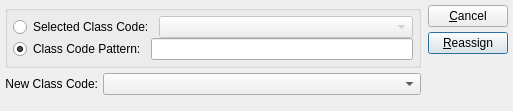
<?xml version="1.0" encoding="UTF-8"?>
<ui version="4.0">
 <comment>This file is part of the xTuple ERP: PostBooks Edition, a free and
open source Enterprise Resource Planning software suite,
Copyright (c) 1999-2018 by OpenMFG LLC, d/b/a xTuple.
It is licensed to you under the Common Public Attribution License
version 1.0, the full text of which (including xTuple-specific Exhibits)
is available at www.xtuple.com/CPAL.  By using this software, you agree
to be bound by its terms.</comment>
 <class>reassignClassCodeByClassCode</class>
 <widget class="QDialog" name="reassignClassCodeByClassCode">
  <property name="geometry">
   <rect>
    <x>0</x>
    <y>0</y>
    <width>513</width>
    <height>111</height>
   </rect>
  </property>
  <property name="windowTitle">
   <string>Reassign Class Code by Class Code</string>
  </property>
  <layout class="QHBoxLayout">
   <property name="spacing">
    <number>7</number>
   </property>
   <property name="margin">
    <number>5</number>
   </property>
   <item>
    <layout class="QVBoxLayout">
     <property name="spacing">
      <number>0</number>
     </property>
     <property name="margin">
      <number>0</number>
     </property>
     <item>
      <layout class="QVBoxLayout">
       <property name="spacing">
        <number>5</number>
       </property>
       <property name="margin">
        <number>0</number>
       </property>
       <item>
        <widget class="QGroupBox" name="_classcodeGroup">
         <property name="title">
          <string/>
         </property>
         <layout class="QVBoxLayout">
          <property name="spacing">
           <number>0</number>
          </property>
          <property name="margin">
           <number>5</number>
          </property>
          <item>
           <layout class="QHBoxLayout">
            <property name="spacing">
             <number>5</number>
            </property>
            <property name="margin">
             <number>0</number>
            </property>
            <item>
             <widget class="QRadioButton" name="_selectedClassCode">
              <property name="text">
               <string>Selected Class Code:</string>
              </property>
             </widget>
            </item>
            <item>
             <widget class="XComboBox" name="_classCodes">
              <property name="enabled">
               <bool>false</bool>
              </property>
              <property name="sizePolicy">
               <sizepolicy hsizetype="Expanding" vsizetype="Fixed">
                <horstretch>0</horstretch>
                <verstretch>0</verstretch>
               </sizepolicy>
              </property>
             </widget>
            </item>
           </layout>
          </item>
          <item>
           <layout class="QHBoxLayout">
            <property name="spacing">
             <number>5</number>
            </property>
            <property name="margin">
             <number>0</number>
            </property>
            <item>
             <widget class="QRadioButton" name="_classCodePattern">
              <property name="text">
               <string>Class Code Pattern:</string>
              </property>
              <property name="checked">
               <bool>true</bool>
              </property>
             </widget>
            </item>
            <item>
             <widget class="XLineEdit" name="_classCode"/>
            </item>
           </layout>
          </item>
         </layout>
        </widget>
       </item>
       <item>
        <layout class="QHBoxLayout">
         <property name="spacing">
          <number>5</number>
         </property>
         <property name="margin">
          <number>0</number>
         </property>
         <item>
          <widget class="QLabel" name="_newClassCodeLit">
           <property name="text">
            <string>New Class Code:</string>
           </property>
           <property name="alignment">
            <set>Qt::AlignRight|Qt::AlignTrailing|Qt::AlignVCenter</set>
           </property>
          </widget>
         </item>
         <item>
          <widget class="XComboBox" name="_newClassCode">
           <property name="sizePolicy">
            <sizepolicy hsizetype="Expanding" vsizetype="Fixed">
             <horstretch>0</horstretch>
             <verstretch>0</verstretch>
            </sizepolicy>
           </property>
          </widget>
         </item>
        </layout>
       </item>
      </layout>
     </item>
     <item>
      <spacer>
       <property name="orientation">
        <enum>Qt::Vertical</enum>
       </property>
       <property name="sizeType">
        <enum>QSizePolicy::Expanding</enum>
       </property>
       <property name="sizeHint" stdset="0">
        <size>
         <width>20</width>
         <height>20</height>
        </size>
       </property>
      </spacer>
     </item>
    </layout>
   </item>
   <item>
    <layout class="QVBoxLayout">
     <property name="spacing">
      <number>0</number>
     </property>
     <property name="margin">
      <number>0</number>
     </property>
     <item>
      <layout class="QVBoxLayout">
       <property name="spacing">
        <number>5</number>
       </property>
       <property name="margin">
        <number>0</number>
       </property>
       <item>
        <widget class="QPushButton" name="_close">
         <property name="text">
          <string>&amp;Cancel</string>
         </property>
        </widget>
       </item>
       <item>
        <widget class="QPushButton" name="_reassign">
         <property name="text">
          <string>&amp;Reassign</string>
         </property>
         <property name="default">
          <bool>true</bool>
         </property>
        </widget>
       </item>
      </layout>
     </item>
     <item>
      <spacer>
       <property name="orientation">
        <enum>Qt::Vertical</enum>
       </property>
       <property name="sizeType">
        <enum>QSizePolicy::Expanding</enum>
       </property>
       <property name="sizeHint" stdset="0">
        <size>
         <width>20</width>
         <height>20</height>
        </size>
       </property>
      </spacer>
     </item>
    </layout>
   </item>
  </layout>
 </widget>
 <layoutdefault spacing="6" margin="11"/>
 <customwidgets>
  <customwidget>
   <class>XComboBox</class>
   <extends>QComboBox</extends>
   <header>xcombobox.h</header>
  </customwidget>
  <customwidget>
   <class>XLineEdit</class>
   <extends>QLineEdit</extends>
   <header>xlineedit.h</header>
   <container>1</container>
  </customwidget>
 </customwidgets>
 <tabstops>
  <tabstop>_selectedClassCode</tabstop>
  <tabstop>_classCodes</tabstop>
  <tabstop>_classCodePattern</tabstop>
  <tabstop>_classCode</tabstop>
  <tabstop>_newClassCode</tabstop>
  <tabstop>_reassign</tabstop>
  <tabstop>_close</tabstop>
 </tabstops>
 <resources/>
 <connections>
  <connection>
   <sender>_classCodePattern</sender>
   <signal>toggled(bool)</signal>
   <receiver>_classCode</receiver>
   <slot>setEnabled(bool)</slot>
   <hints>
    <hint type="sourcelabel">
     <x>20</x>
     <y>20</y>
    </hint>
    <hint type="destinationlabel">
     <x>20</x>
     <y>20</y>
    </hint>
   </hints>
  </connection>
  <connection>
   <sender>_selectedClassCode</sender>
   <signal>toggled(bool)</signal>
   <receiver>_classCodes</receiver>
   <slot>setEnabled(bool)</slot>
   <hints>
    <hint type="sourcelabel">
     <x>20</x>
     <y>20</y>
    </hint>
    <hint type="destinationlabel">
     <x>20</x>
     <y>20</y>
    </hint>
   </hints>
  </connection>
  <connection>
   <sender>_close</sender>
   <signal>clicked()</signal>
   <receiver>reassignClassCodeByClassCode</receiver>
   <slot>reject()</slot>
   <hints>
    <hint type="sourcelabel">
     <x>20</x>
     <y>20</y>
    </hint>
    <hint type="destinationlabel">
     <x>20</x>
     <y>20</y>
    </hint>
   </hints>
  </connection>
 </connections>
</ui>
